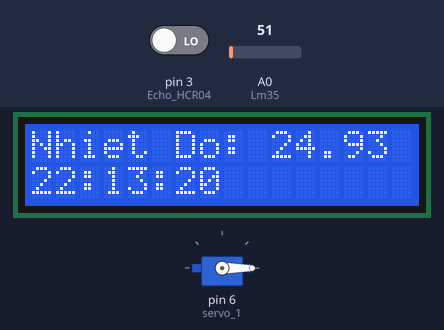
A sketch run on a simulated Arduino Uno, built with avr-gcc and run on an emulated ATmega328P. Shown: servo, 16×2 character LCD. Inputs (shaded band) come from the test bench; at power-on: A0 (Lm35) = 51, pin 3 (Echo_HCR04) LOW. The local clock reads 2024-03-15 10:24:30 at power-on unless the sketch sets it.

Above: at 0.1 s.
1.3 s: A0 (Lm35) set to 61
At 2.7 s:
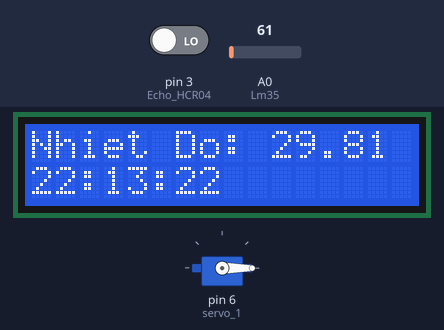
3.6 s: A0 (Lm35) set to 71
At 4.9 s:
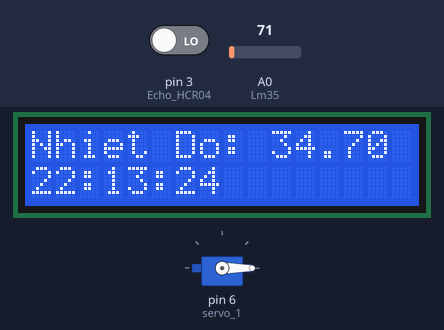
5.6 s: A0 (Lm35) set to 86
At 7.7 s:
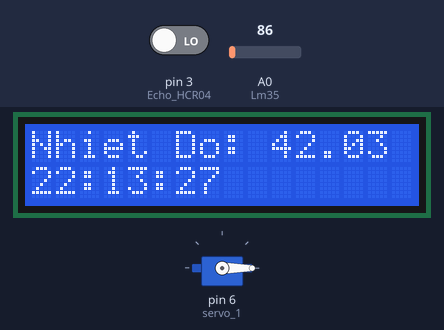
Timing chart, 0 to 9.2 s (numbered marks = the images above; inputs shaded):
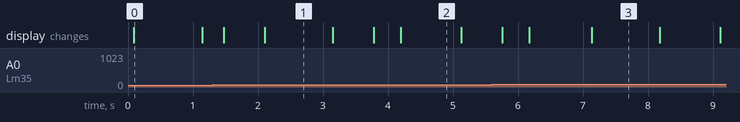

The sketch:

Code_Simulator.ino
```cpp
#include <Wire.h>
#include <Servo.h>
#include <LiquidCrystal_I2C.h>
#include <RTClib.h>
RTC_DS1307 rtc ;
LiquidCrystal_I2C lcd(0x27, 16, 2);
Servo servo_1;

#define led_feed 8
#define led_DC 13
#define Lm35 A0
#define btn_Feed 12
#define DC 7
#define Trig_HCR04 4
#define Echo_HCR04 3
int i = 0;
boolean flags = true;

void setup()
{
    if (!rtc.begin()  ){
        while(1);
    }
    if(!rtc.isrunning()){
    }
    //
    pinMode(Trig_HCR04,OUTPUT);
    pinMode(Echo_HCR04,INPUT);
    //
   // pinMode(btn_Feed,INPUT_PULLUP);
    //
    servo_1.attach(6);
    servo_1.write(0);

    //
    pinMode(DC,OUTPUT);
    //
   // pinMode(led_DC,OUTPUT);
    //pinMode(led_feed,OUTPUT);
    rtc.adjust(DateTime(F(__DATE__),F(__TIME__)));
}

void active_servo(int pos){
    servo_1.write(pos);
    delay(200);
    servo_1.write(pos);
    delay(500);
    servo_1.write(0);
}

int level_water(){
    float duration = pulseIn(Echo_HCR04,1,30000);
    float s=(duration*0.034/2);
    int muc = map(s, 0 , 100,0,100);
    return muc;
}

bool check_time_feed(){

    DateTime now = rtc.now();
    int h = now.hour();
    int m = now.minute();
    int s = now.second();
    if (h ==12 || h==0){
        if (m == 0 && s == 00){
            return true;
        }
        return false;
    }
    return false;
}

String time_now(){
    String res = "";
    DateTime now = rtc.now();
    if(now.hour()<=9){
        res+="0"+String(now.hour())+":";
    }else{
        res+=String(now.hour())+":";
    }
    if(now.minute()<=9){
        res+="0"+String(now.minute())+":";
    }else{
        res+=String(now.minute())+":";
    }
    if(now.second()<=9){
        res+="0"+String(now.second());
    }else{
        res+=String(now.second());
    }
    return res;
}

void scr_normal(){
    String str1 = "Nhiet Do: "+String(res_Template());
    String str2 = time_now();
    show_res(str1,str2);
}

void check_MucNuoc(){
    digitalWrite(Trig_HCR04,0);
    delayMicroseconds(2);
    digitalWrite(Trig_HCR04,1);
    delayMicroseconds(10);
    digitalWrite(Trig_HCR04,1);
    int muc = level_water();
    while (muc>=6){
       // digitalWrite(led_DC,HIGH);
        digitalWrite(DC,1);
        show_res("Bom Dang Hoat Dong!","...Wait!");
        muc = level_water();
    }
    //digitalWrite(led_DC,LOW);
    digitalWrite(DC,0);
    scr_normal();
}

void Feed_Fish(String STAT){
    //digitalWrite(led_feed,HIGH);
    show_res("Dang Cho Can An: ",STAT+" !");
    active_servo(30);
    delay(1000);
    //digitalWrite(led_feed,LOW);
}

void show_res(String str1,String str2){
    lcd.init();
    lcd.backlight();
    lcd.setCursor(0, 0);
    lcd.print(str1);
    lcd.setCursor(0, 1);
    lcd.print(str2);
}

float res_Template(){
    float lm_val = analogRead(Lm35);
    float res_cal = (lm_val * 500) / 1023;
    return res_cal;
}

void loop()
{

    scr_normal();
    check_MucNuoc();
    if (check_time_feed()){
            Feed_Fish("Tu Dong");
    }


  /*
    //Kiem Tra Xem Nut bam Co sang hay ko
    if (digitalRead(btn_Feed) == LOW){
        scr_normal();
        check_MucNuoc();
        if (check_time_feed()){
           Feed_Fish("Tu Dong");
        }
    }else{
        Feed_Fish("Binh Thuong");
    }*/
 }
```

Measured:
- what the display in image 0 shows lasts 1.0 s, from 0.1 s to 1.1 s
- what the display in image 2 shows lasts 0.9 s, from 4.2 s to 5.1 s
